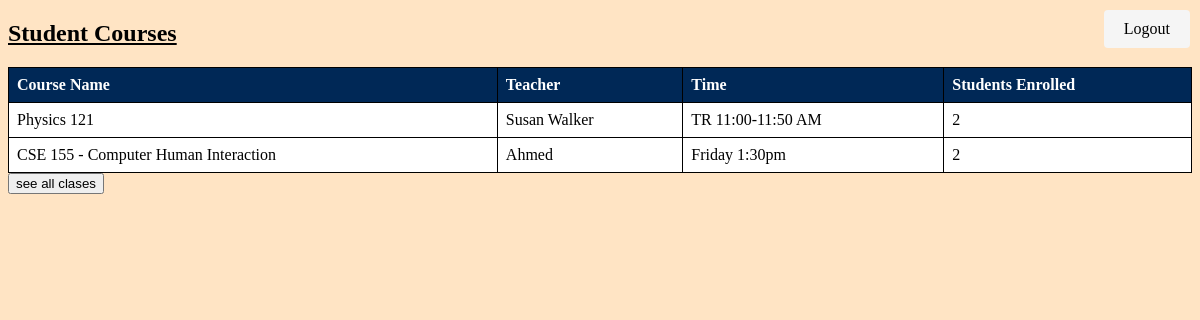
/courses (signed in), run on the app's committed database.
### login_example.py (models this page shows)
class Course(db.Model):
    id = db.Column(db.Integer, primary_key=True)
    name = db.Column(db.String(100), nullable=False)
    teacher = db.Column(db.String(100), nullable=False)
    time = db.Column(db.String(100), nullable=False)
    current_students = db.Column(db.Integer, default=0)
    capacity = db.Column(db.Integer, nullable=False)
    users = db.relationship("User", secondary="user_course" ,backref="Course")
    grades = db.relationship("Grade", backref="Course")

### login_example.py (the view)
@app.route('/courses')
@login_required
def courses():
    user = User.query.filter_by(username=current_user.username).first()
    if user.is_teacher:
        courses = Course.query.filter_by(teacher=user.username).all()  # Query courses taught by the teacher
        return render_template('teachLog.html', courses=courses)
    else:
        user_courses = UserCourse.query.filter_by(user_id=user.id).all()
        courses = []
        for i in user_courses:
            course = Course.query.get(i.course_id)
            if course:  # Check if the course exists
                courses.append(course)  # Append the Course object to the list
        return render_template('studLog.html', courses=courses)

### login_example.py (called while the page is built)
@login_manager.user_loader
def load_user(user_id):
    return User.query.get(int(user_id))

### templates/studLog.html (shortened to what this page needs)
<!DOCTYPE html>
<html lang="en">
<head>
</head>
<body>
    <h2>Student Courses</h2>
    <table>
        <tr>
            <th>Course Name</th>
            <th>Teacher</th>
            <th>Time</th>
            <th>Students Enrolled</th>
        </tr>
        {% for course in courses %}
        <tr>
            <td>{{ course.name }}</td>
            <td>{{ course.teacher }}</td>
            <td>{{ course.time }}</td>
            <td>{{ course.current_students }}</td>
        </tr>
        {% endfor %}
    </table>
    <button onclick="window.location.href='/all-courses'">see all clases</button>
    <a href="{{ url_for('logout') }}" class="logout">Logout</a>
</body>
</html>

### templates/studLog.html (style rules this page uses)
table { border-collapse: collapse; width: 100%; background-color: white; }
th, td { border: 1px solid black; text-align: left; padding: 8px; }
th { background-color: #002856; color: white; }
tr:nth-child(even) { background-color: white; }
a { color: #002856; text-decoration: none; }
.logout { position: fixed; top: 10px; right: 10px; padding: 10px 20px; background-color: whitesmoke; color: black; text-decoration: none; border-radius: 4px; }
body { background-color: bisque; }
h2 { text-decoration: underline; }

### data on the page
Course: name "Physics 121", teacher "Susan Walker", time "TR 11:00-11:50 AM", current_students "2"
Course: name "CSE 155 - Computer Human Interaction", teacher "Ahmed", time "Friday 1:30pm", current_students "2"
